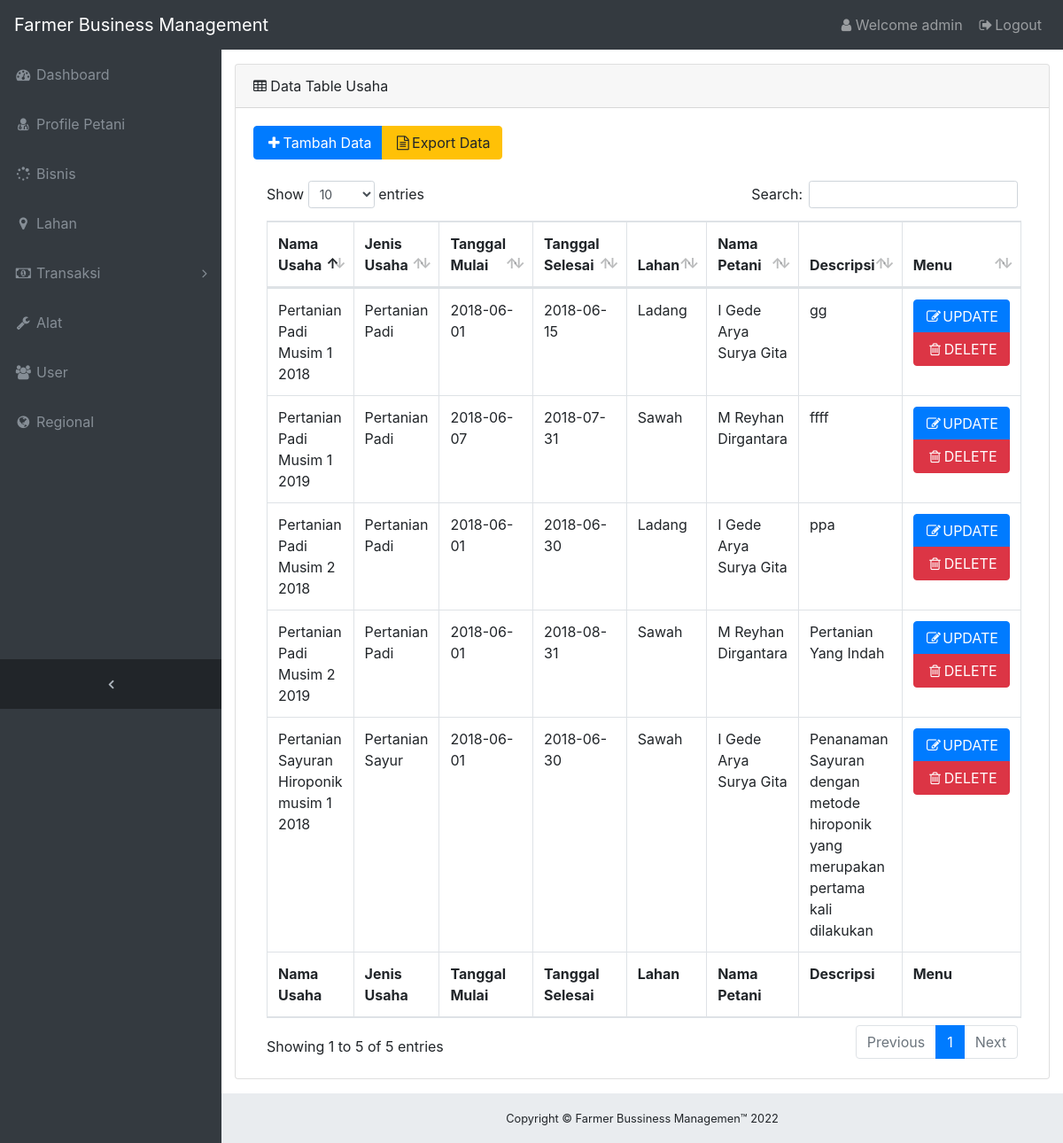
The page /index.php?page=business (signed in) on the database its author committed.
### tables this page shows
CREATE TABLE IF NOT EXISTS `usaha` (
`id_usaha` int(15) NOT NULL,
  `nm_usaha` varchar(50) NOT NULL,
  `jenis_usaha` varchar(30) NOT NULL,
  `tgl_mulai` date NOT NULL,
  `tgl_selesai` date NOT NULL,
  `id_petani` int(15) NOT NULL,
  `id_lahan` int(15) NOT NULL,
  `deksripsi` varchar(250) NOT NULL
);

CREATE TABLE IF NOT EXISTS `lahan` (
`id_lahan` int(15) NOT NULL,
  `nm_lahan` varchar(50) NOT NULL,
  `alamat` varchar(50) NOT NULL,
  `luas` double NOT NULL,
  `jenis_lahan` varchar(35) NOT NULL,
  `fasilitas` varchar(25) NOT NULL,
  `deskripsi` text NOT NULL
);

CREATE TABLE IF NOT EXISTS `petani` (
`idpetani` int(10) NOT NULL,
  `nmpetani` varchar(50) NOT NULL,
  `tgl_lahir` date NOT NULL,
  `jenis_kelamin` enum('L','P') NOT NULL,
  `agama` varchar(10) NOT NULL,
  `no_hp` varchar(15) NOT NULL,
  `id_regional` int(10) NOT NULL,
  `id_user` int(10) NOT NULL,
  `foto` varchar(100) NOT NULL
);

### controller/database.php (called while the page is built, shortened)
<?php
class db{
	public $ipserver="127.0.0.1";
	public $dbnama="db_fbm";
	public $user="root";
	public $pass="";
	private function koneksi(){
		try{
			$koneksi= new PDO('mysql:host='.$this->ipserver.';dbname='.$this->dbnama.'',$this->user,$this->pass);
			$koneksi->setAttribute(PDO::ATTR_ERRMODE, PDO::ERRMODE_EXCEPTION);
			return $koneksi;
		}
		catch(PDOException $error){
			print "Failed to Create Connection >>".$error->getMessage();
			die();
		}
	}
	public function MysqlOpen(){
		$con=$this->koneksi();
		if($con){
			return $con;
		}else{
			$this->Peringatan("Connection MySQL Gagal",'danger');
		}
	}
	function ViewDataUsaha(){
	$kdaba=$this->MysqlOpen();
		if(!empty($_SESSION['level']))	{
			if($_SESSION['level']=='admin'){
				$sql=" select * from usaha as a,lahan as b,petani as c where a.id_lahan=b.id_lahan and a.id_petani=c.idpetani";
			}
			else{
				$sql="select * from usaha as a,lahan as b,petani as c where a.id_lahan=b.id_lahan and a.id_petani=c.idpetani and c.id_user=".$_SESSION['id_user'];
			}
		}
		 $hasil=$kdaba->query($sql);
		 return $hasil;
	}
}
?>

### menu/business.php (the view, shortened to what this page needs)
<?php
$a=@$_GET['a'];
switch($a){
	default : curd_read();
		break;
}
function curd_read(){
	 $hasil=sql_select();
	?>
      <div class="card mb-3">
        <div class="card-header">
          <i class="fa fa-table"></i> Data Table Usaha</div>
        <div class="card-body">
        	<div class="btn-group">
        		<a href='index.php?page=business&a=tambah' class="btn btn-primary btn-xs"><i class="fa fa-fw fa-plus"></i>Tambah Data</a>
				<a href='index.php?page=export' class="btn btn-warning btn-xs"><i class="fa fa-fw  fa-file-text-o"></i>Export Data</a>
			</div>
			<br/>
			<br/>
          <div class="table-responsive">
            <table class="table table-bordered" id="dataTable" width="100%" cellspacing="0">
              <thead>
                <tr>
                  <th>Nama Usaha</th>
                  <th>Jenis Usaha</th>
                  <th>Tanggal Mulai</th>
                  <th>Tanggal Selesai</th>
                  <th>Lahan</th>
                  <?php if($_SESSION['level']=='admin'){echo'<th>Nama Petani</th>';}?>
                  <th>Descripsi</th>
                  <th>Menu</th>
                </tr>
              </thead>
              <tfoot>
                <tr>
                  <th>Nama Usaha</th>
                  <th>Jenis Usaha</th>
                  <th>Tanggal Mulai</th>
                  <th>Tanggal Selesai</th>
                  <th>Lahan</th>
                  <?php if($_SESSION['level']=='admin'){echo'<th>Nama Petani</th>';}?>
                  <th>Descripsi</th>
                  <th>Menu</th>
                </tr>
              </tfoot>
              <tbody>
              	<?php
              	while($baris=$hasil->fetch()){
              	?>
                <tr>
                  <td><?php echo $baris['nm_usaha']; ?></td>
                  <td><?php echo $baris['jenis_usaha']; ?></</td>
                  <td><?php echo $baris['tgl_mulai']; ?></</td>
                  <td><?php echo $baris['tgl_selesai']; ?></</td>
                  <td><?php echo $baris['nm_lahan']; ?></</td>
                  <?php if($_SESSION['level']=='admin'){echo'<td>'.$baris['nmpetani'].'</td>';}?>
                  <td><?php echo $baris['deksripsi']; ?></</td>
                  <td>
	                  <div class="btn-group-vertical">
						<a href="index.php?page=business&a=edit&id=<?php echo $baris['id_usaha'];?>" class="btn btn-primary btn-xs"><i class="fa fa-fw fa-pencil-square-o"></i>UPDATE</a>
						<a href="index.php?page=business&a=hapus&id=<?php echo $baris['id_usaha'];?>" class="btn btn-danger btn-xs "><i class="fa fa-fw fa-trash-o"></i>DELETE</a>
					</div>
					</td>
                </tr>
               <?php
           		}
               ?>
              </tbody>
            </table>
          </div>
        </div>
    </div>
<?php
}
 function sql_select(){
 	global $db;
 	$data=$db->ViewDataUsaha();
 	return $data;
 }
 ?>

### template/frame/css/sb-admin.css (style rules this page uses)
html { position: relative; min-height: 100%; }
body { overflow-x: hidden; }
body.sticky-footer { margin-bottom: 56px; }
body.fixed-nav { padding-top: 56px; }

### rows shown on the page
usaha: nm_usaha "Pertanian Padi Musim 1 2018", jenis_usaha "Pertanian Padi", tgl_mulai "2018-06-01", tgl_selesai "2018-06-15", id_lahan.nm_lahan "Ladang", id_petani.nmpetani "I Gede Arya Surya Gita", deksripsi "gg"
usaha: nm_usaha "Pertanian Padi Musim 2 2018", jenis_usaha "Pertanian Padi", tgl_mulai "2018-06-01", tgl_selesai "2018-06-30", id_lahan.nm_lahan "Ladang", id_petani.nmpetani "I Gede Arya Surya Gita", deksripsi "ppa"
usaha: nm_usaha "Pertanian Padi Musim 1 2019", jenis_usaha "Pertanian Padi", tgl_mulai "2018-06-07", tgl_selesai "2018-07-31", id_lahan.nm_lahan "Sawah", id_petani.nmpetani "M Reyhan Dirgantara", deksripsi "ffff"
usaha: nm_usaha "Pertanian Padi Musim 2 2019", jenis_usaha "Pertanian Padi", tgl_mulai "2018-06-01", tgl_selesai "2018-08-31", id_lahan.nm_lahan "Sawah", id_petani.nmpetani "M Reyhan Dirgantara", deksripsi "Pertanian Yang Indah"
usaha: nm_usaha "Pertanian Sayuran Hiroponik musim 1 2018", jenis_usaha "Pertanian Sayur", tgl_mulai "2018-06-01", tgl_selesai "2018-06-30", id_lahan.nm_lahan "Sawah", id_petani.nmpetani "I Gede Arya Surya Gita", deksripsi "Penanaman Sayuran dengan metode hiroponik yang merupakan pertama kali dilakukan"

### other values the page prints
$_SESSION['user'] "admin"
